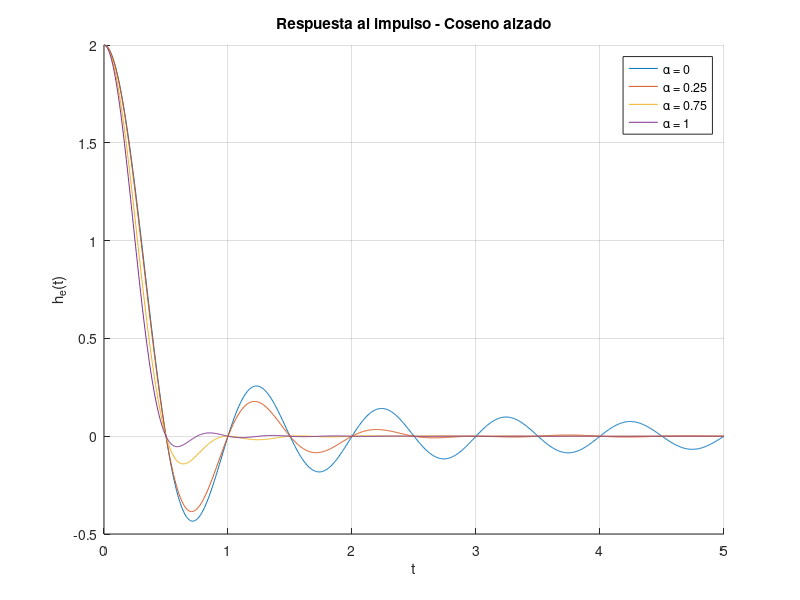
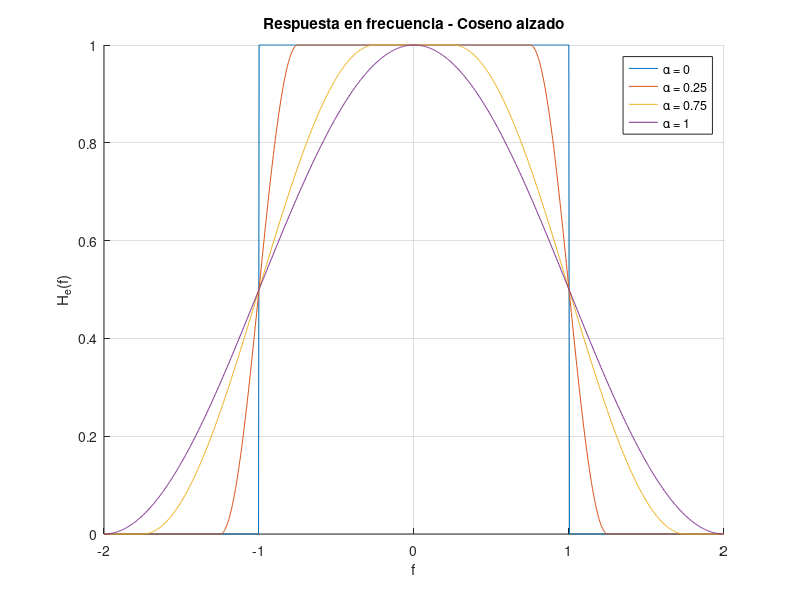

Recreate these plots in MATLAB, in order. (Note: this script raises an error after producing the figures.)
close all;
% Integrantes: Mair Escobar y Paula Villarroel

% Parámetros
f0 = 1;                 % Frecuencia base
alphas = [0 0.25 0.75 1];

% Ancho de banda total
B = @(alpha) f0*(1+alpha);   % es como un B(alpha) = f0*(1+alpha)

% Ejes
t = linspace(0, 5, 1000);    % t >= 0
f = linspace(-2, 2, 1000);   % luego se escala con B

%% FIGURA RESPUESTA AL IMPULSO
figure;
hold on;

for a = alphas
    
    f_delta = a * f0;
    
    % Evitar división por cero
    h = zeros(size(t));
    
    for i = 1:length(t)
        if t(i) == 0
            h(i) = 2*f0;
        elseif abs(t(i)) == 1/(4*f_delta) && a ~= 0
            % Caso especial (evita infinito)
            h(i) = (pi*f0/2)*sin(pi/(2*a));
        else
            h(i) = 2*f0 * ...
                (sin(2*pi*f0*t(i))/(2*pi*f0*t(i))) * ...
                (cos(2*pi*f_delta*t(i)) / (1 - (4*f_delta*t(i))^2));
        end
    end
    
    plot(t, h, 'DisplayName', ['\alpha = ' num2str(a)]);
end

title('Respuesta al impulso - Coseno alzado');
xlabel('t');
ylabel('h_e(t)');
legend;
grid on;

%% FIGURA RESPUESTA EN FRECUENCIA
figure;
hold on;

for a = alphas
    
    B_val = f0*(1+a);
    f_delta = a*f0;
    f1 = f0 - f_delta;
    
    H = zeros(size(f));
    
    for i = 1:length(f)
        if abs(f(i)) < f1
            H(i) = 1;
        elseif abs(f(i)) >= f1 && abs(f(i)) <= B_val
            H(i) = 0.5 * (1 + cos(pi*(abs(f(i)) - f1)/(2*f_delta)));
        else
            H(i) = 0;
        end
    end
    
    plot(f, H, 'DisplayName', ['\alpha = ' num2str(a)]);
end

title('Respuesta en frecuencia - Coseno alzado');
xlabel('f');
ylabel('H_e(f)');
legend;
grid on;


%% Parámetros
Nbits = 1e2;        % 10^2 bits
alpha_vals = [0 0.25 0.75 1];
sps = 15;            % 15 muestras por símbolo (oversampling)
span = 6;           % 6 duración del filtro en símbolos
SNR = 40;           % 40 dB (puedes variar)

% Generar bits NRZ-L
bits = randi([0 1], 1, Nbits);
symbols = 2*bits - 1;   % NRZ-L: 0→-1, 1→+1

% Loop para distintos alpha
for a = alpha_vals
    
    % Filtro coseno alzado
    rrc = rcosdesign(a, span, sps, 'normal');  
    
    % Upsampling
    upsampled = upsample(symbols, sps);
    
    % Filtrado (forma del pulso)
    tx = conv(upsampled, rrc, 'same');
    
    % Canal AWGN
    rx = awgn(tx, SNR, 'measured');
    
    % Figura
    figure;
    eyediagram(rx, 2*sps);  % 2 símbolos por ventana
    
    title(['Diagrama de ojo (alpha = ' num2str(a) ')']);
end

%%% Bajar frec de muestreo -> bajar sps
